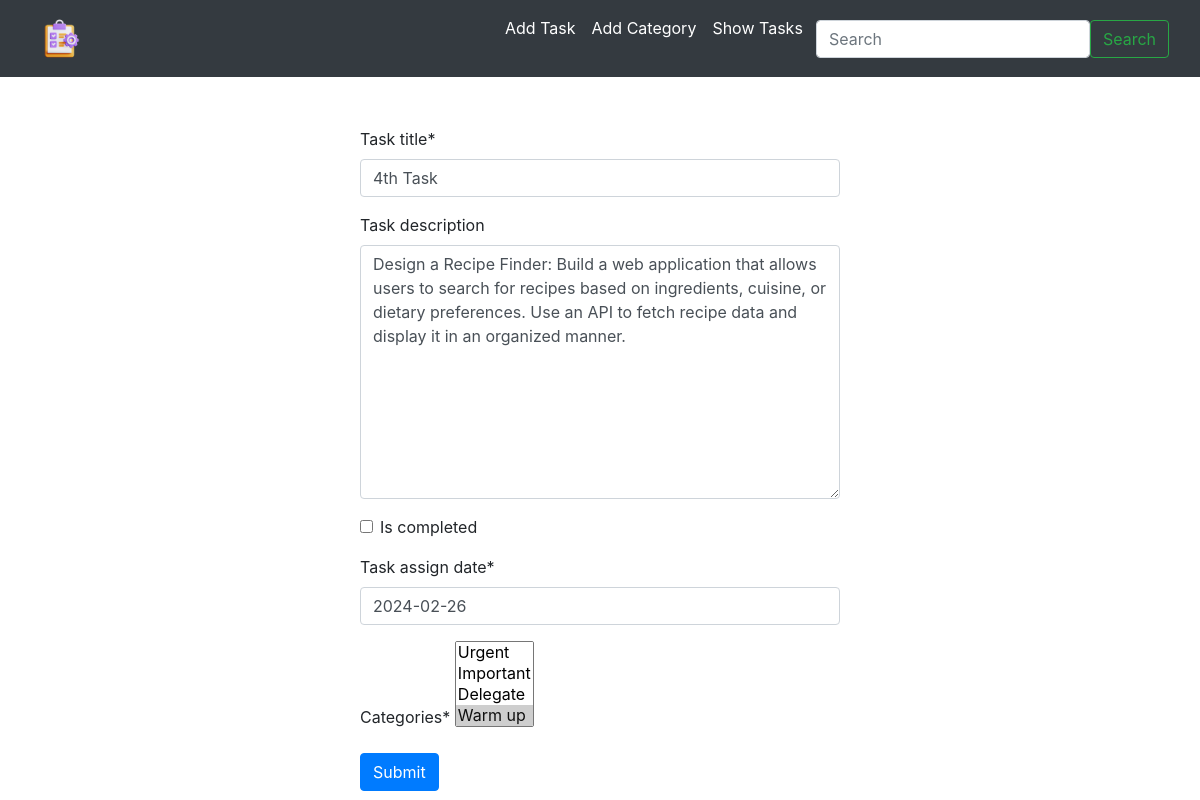
/edit_tasks/5/, run on the app's committed database.
### task/models.py (models this page shows, shortened)
class TaskModel(models.Model):
    task_title = models.CharField(max_length=255)
    task_description = models.TextField(blank=True)
    is_completed = models.BooleanField(default=False)
    task_assign_date = models.DateField()
    categories = models.ManyToManyField(TaskCategory, related_name="categories")

### task/views.py (the view)
# urls.py: path('edit_tasks/<int:pk>/', edit_task, name="edit_task"),
def edit_task(request, pk):
    task = get_object_or_404(TaskModel, pk=pk)
    form = TaskForm(instance=task)
    if request.method == 'POST':
        form = TaskForm(request.POST, instance=task)
        if form.is_valid():
            form.save(commit=True)
            return redirect("show_tasks")
    return render(request, 'create_task.html', {"form": form})

### task/forms.py
class TaskForm(forms.ModelForm):
    class Meta:
        model = TaskModel
        fields = '__all__'

### category/models.py (called while the page is built)
    def __str__(self):
        return self.name

### task/templates/create_task.html (shortened to what this page needs)
{% extends 'base.html' %}
{% load crispy_forms_tags %}
{% block content %}
<div style=" margin-top:50px;">
    <form style="width:40% ; margin : auto "  method="post">
        {{form | crispy }}
        <button type="submit" class="btn btn-primary">Submit</button>
    </form>
</div>
{% endblock content %}

### data on the page
TaskModel: task_title "4th Task", task_description "Design a Recipe Finder: Build a web application that allows users to search for recipes based on ingredients, cuisine, or dietary preferences. Use an API to fetch recipe data and display it in an organized manner.", task_assign_date "2024-02-26"
